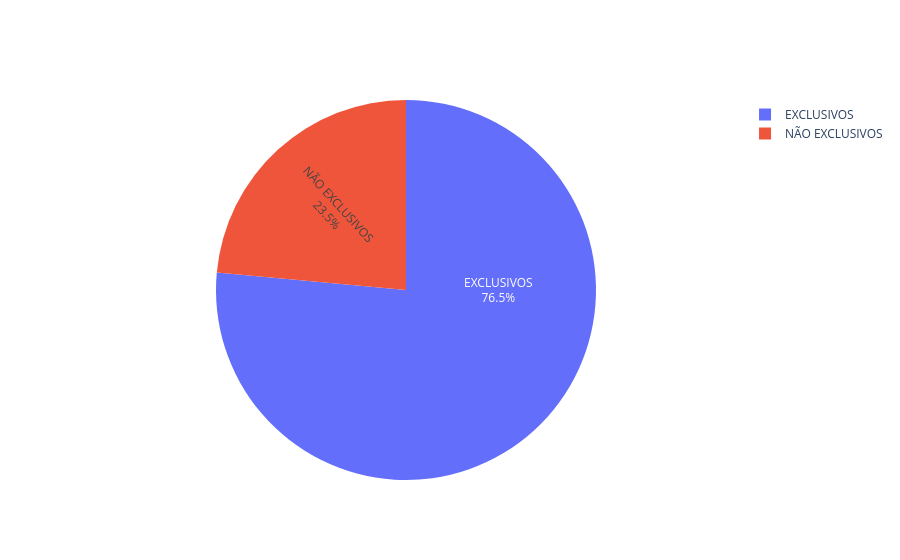

Notebook code for this chart:
### Code cell
labels = ['NÃO EXCLUSIVOS','EXCLUSIVOS']
values= tv_report['Days In Top 10']
fig = go.Figure(data=[go.Pie(labels=labels, values=values, textinfo='label+percent',
                             insidetextorientation='radial'
                            )])
fig.show()

### Figure 1 — Plotly figure (JSON) as saved in the notebook; plotly's stock layout.template omitted (floating-point values rounded to 4 significant figures)
{"data": [{"insidetextorientation": "radial", "labels": ["NÃO EXCLUSIVOS", "EXCLUSIVOS"], "textinfo": "label+percent", "type": "pie", "values": [12, 39]}], "layout": {}}
